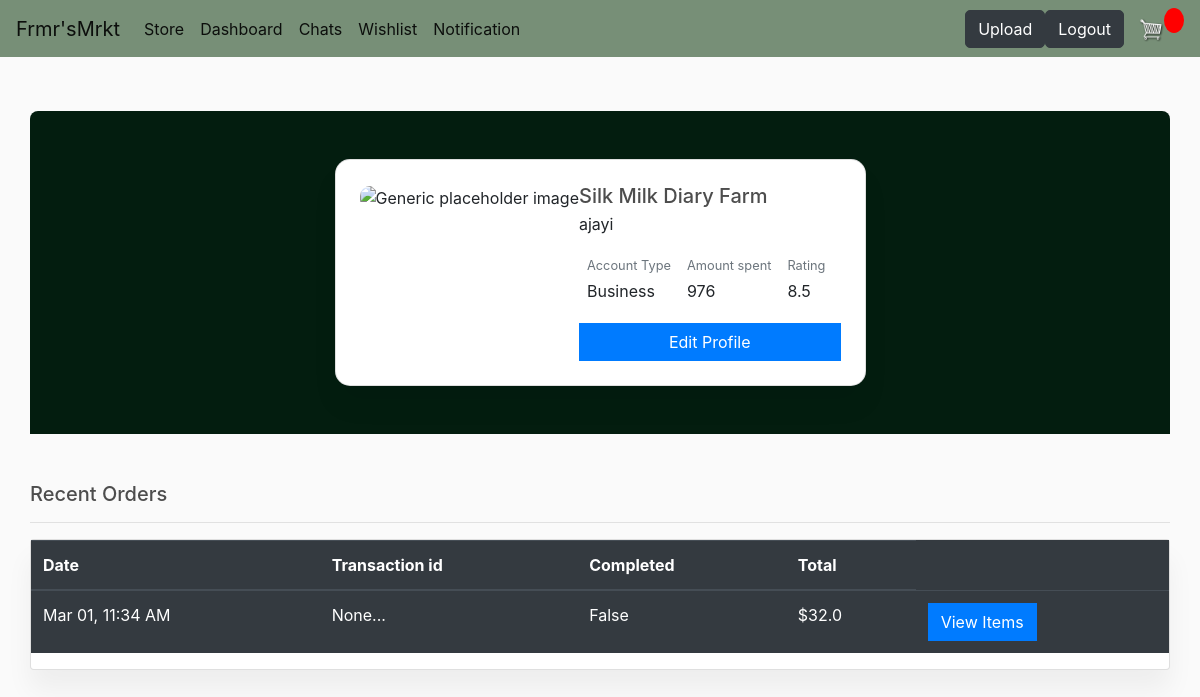
/profile/ (signed in), run on the app's committed database.
### store/models.py (models this page shows, shortened)
class Customer(models.Model):
	user = models.OneToOneField(User, null=True, blank=True, on_delete=models.CASCADE)
	name = models.CharField(max_length=200, null=True)
	email = models.CharField(max_length=200)
	acct_type = models.CharField(max_length=25, default='regular')
	business_description = models.TextField(null=True)
	business_location = models.CharField(max_length=30, default='Lagos, Nigeria')

class Order(models.Model):
	customer = models.ForeignKey(Customer, on_delete=models.SET_NULL, null=True, blank=True)
	date_ordered = models.DateTimeField(auto_now_add=True)
	complete = models.BooleanField(default=False)
	transaction_id = models.CharField(max_length=100, null=True)
	def __str__(self):
		return str(self.id)
	@property
	def get_cart_total(self):
		orderitems = self.orderitem_set.all()
		total = sum([item.get_total for item in orderitems])
		return total

class OrderItem(models.Model):
	product = models.ForeignKey(Product, on_delete=models.SET_NULL, null=True)
	order = models.ForeignKey(Order, on_delete=models.SET_NULL, null=True)
	quantity = models.IntegerField(default=0, null=True, blank=True)
	price = models.FloatField(null=False, default=0)
	business = models.ForeignKey(Customer, on_delete=models.SET_NULL, null=True)
	status = models.CharField(default='New', null=True, max_length=20)
	date_added = models.DateTimeField(auto_now_add=True)
	@property
	def get_total(self):
		total = self.product.price * self.quantity
		return total

class Product(models.Model):
    name = models.CharField(max_length=200)
    price = models.FloatField()
    quantity = models.IntegerField(default=10)
    digital = models.BooleanField(default=False,null=True, blank=True)
    image = models.ImageField(null=True, blank=True)
    description = models.TextField(null=True, blank=True)
    owner = models.ForeignKey(Customer, on_delete=models.CASCADE, null=True)
    category = models.CharField(max_length=50, default='Generic')
    date_added = models.DateTimeField(default=datetime.now())
    rating = models.IntegerField(default=1)

### store/views.py (the view)
# urls.py: path('profile/', views.profile, name="profile"),
@login_required(login_url='/login/')
def profile(request):
	orders = Order.objects.filter(customer=request.user.customer).order_by('-date_ordered').all()[:5]
	context = {'orders':orders}
	print(orders)
	return render(request, 'business/profile.html', context)

### store/templates/business/profile.html
{% extends 'store/main.html'%} {% load static %} {% block content %}
<div>
  <section
    class="w-100 px-4 py-5"
    style="background-color: #031d0f; border-radius: 0.5rem 0.5rem 0 0"
  >
    <div class="row d-flex justify-content-center">
      <div class="col col-md-9 col-lg-7 col-xl-6">
        <div class="card" style="border-radius: 15px">
          <div class="card-body p-4">
            <div class="d-flex">
              <div class="flex-shrink-0">
                <img
                  src="https://mdbcdn.b-cdn.net/img/Photos/new-templates/bootstrap-profiles/avatar-1.webp"
                  alt="Generic placeholder image"
                  class="img-fluid"
                  style="width: 180px; border-radius: 10px"
                />
              </div>
              <div class="flex-grow-1 ms-3">
                <h5 class="mb-1">{{ user.customer.name }}</h5>
                <p class="mb-2 pb-1">{{ user.username }}</p>
                <div
                  class="d-flex justify-content-start rounded-3 p-2 mb-2 bg-body-tertiary"
                >
                  <div>
                    <p class="small text-muted mb-1">Account Type</p>
                    <p class="mb-0">{{user.customer.acct_type|capfirst}}</p>
                  </div>
                  <div class="px-3">
                    <p class="small text-muted mb-1">Amount spent</p>
                    <p class="mb-0">976</p>
                  </div>
                  <div>
                    <p class="small text-muted mb-1">Rating</p>
                    <p class="mb-0">8.5</p>
                  </div>
                </div>
                <div class="d-flex pt-1">
                  <button
                    type="button"
                    data-mdb-button-init
                    data-mdb-ripple-init
                    class="btn btn-primary flex-grow-1"
                  >
                    Edit Profile
                  </button>
                </div>
              </div>
            </div>
          </div>
        </div>
      </div>
    </div>
  </section>
  <div class="mt-5">
    <h5>Recent Orders</h5>
    <hr />
    <div class="card">
      <table class="table table-dark table-hover">
        <thead class="thead-dark">
          <tr>
            <th scope="col">Date</th>
            <th scope="col">Transaction id</th>
            <th scope="col">Completed</th>
            <th scope="col">Total</th>
          </tr>
        </thead>
        {% for item in orders %}
        <tbody>
          <tr>
            <td>{{ item.date_ordered|date:"M d, h:i A" }}</td>
            <td>{{ item.transaction_id|slice:":6" }}...</td>
            <td>{{item.complete}}</td>
            <td>${{ item.get_cart_total }}</td>
            <td>
              <a
                class="btn btn-primary add-btn view-items"
                type="button"
                data-id="{{ item.id }}"
                href="{% url 'view_order' item.id%}"
              >
                View Items
              </a>
            </td>
          </tr>
        </tbody>
        {% endfor %}
      </table>
    </div>
  </div>
</div>
{% endblock content %}

### static/css/main.css (style rules this page uses)
body { background-color: hsl(0, 0%, 98%); }
h1,h2,h3,h4,h5,h6 { color:hsl(0, 0%, 30%); }
.btn { border-radius: 0; }
.card { box-shadow: 0 20px 27px 0 rgb(0 0 0 / 5%); }
a { color: #02af74; text-decoration: none; }

### data on the page
Order: date_ordered "Mar 01, 11:34 AM", transaction_id "None", complete "False", get_cart_total "32.0"

### other printed values
{{ user.customer.name }} "Silk Milk Diary Farm"
{{ user.username }} "ajayi"
{{ user.customer.acct_type|capfirst }} "Business"
